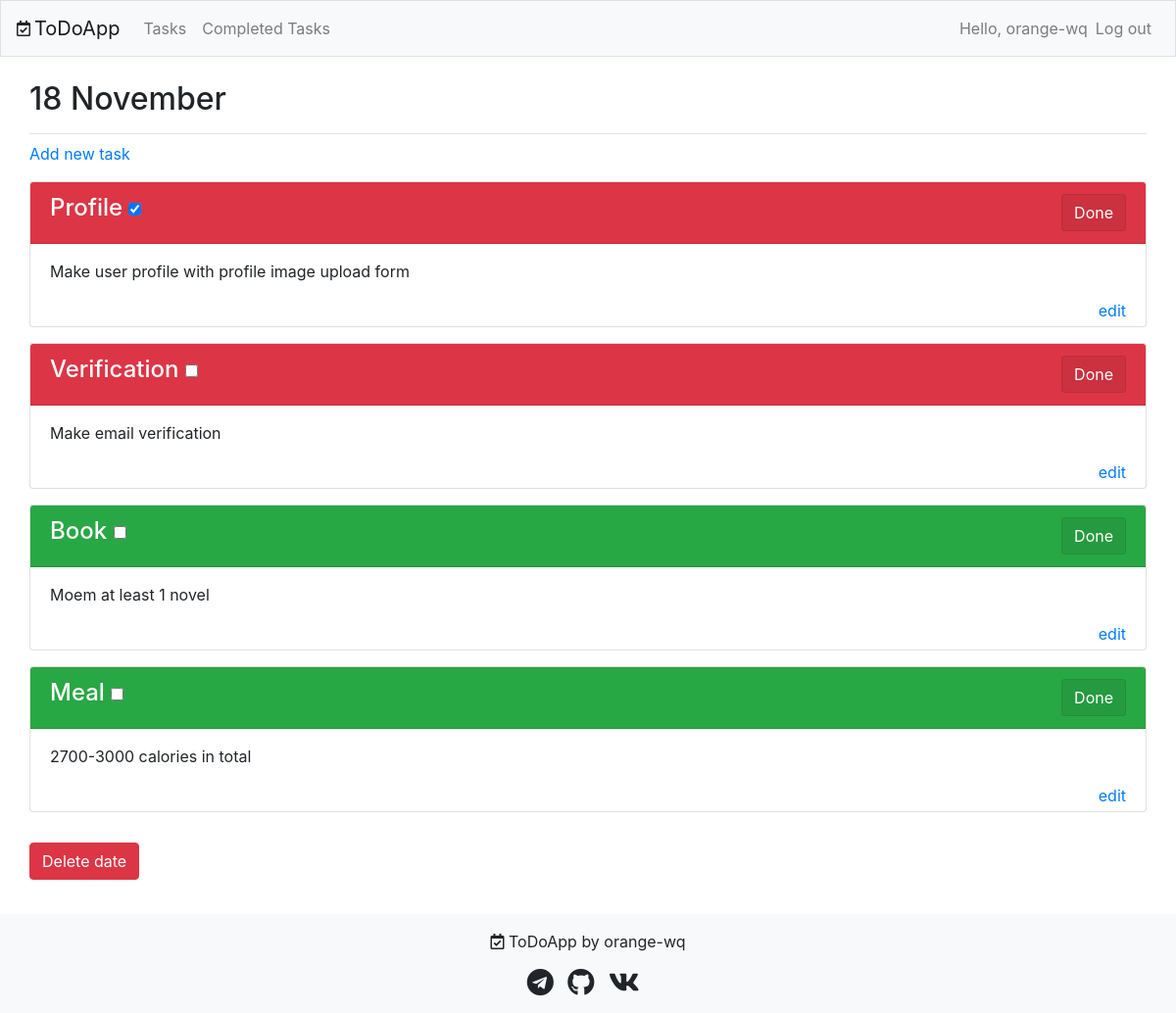
Page /date/2/ (signed in) on the committed database.
### users/models.py (models this page shows, shortened)
class CustomUser(AbstractBaseUser, PermissionsMixin):
    email = models.EmailField(unique=True)
    username = models.CharField(max_length=30, unique=True)
    is_active = models.BooleanField(default=True)
    is_staff = models.BooleanField(default=False)
    objects = CustomUserManager()
    USERNAME_FIELD = 'email'
    REQUIRED_FIELDS = ['username']

### todoapp/models.py (models this page shows, shortened)
class Date(models.Model):
    title = models.DateField()
    date_added = models.DateTimeField(auto_now_add=True)
    owner = models.ForeignKey(settings.AUTH_USER_MODEL, on_delete=models.CASCADE)

class Entry(models.Model):
    PRIORITY_CHOICES = [
        ('High', 'High'),
        ('Medium', 'Medium'),
        ('Low', 'Low'),
    ]
    date = models.ForeignKey(Date, on_delete=models.CASCADE)
    title = models.CharField(max_length=200)
    description = models.TextField()
    is_done = models.BooleanField(default=False)
    priority = models.CharField(max_length=10, choices=PRIORITY_CHOICES, default='medium')
    image = models.ImageField(upload_to='images/', blank=True, null=True)
    date_added = models.DateTimeField(auto_now=True)
    start_time = models.TimeField(default=time(0, 00))
    end_time = models.TimeField(default=time(0, 00))
    class Meta:
        verbose_name_plural = 'Entries'

### todoapp/views.py (the view)
# urls.py: path('date/<int:date_id>/', date, name='date'),
@login_required
def date(request, date_id):
    date = Date.objects.get(id=date_id)
    check_date_owner(date, request)
    entries = date.entry_set.order_by(
        Case(
            When(priority='High', then=Value(1)),
            When(priority='Medium', then=Value(2)),
            When(priority='Low', then=Value(3)),
            default=Value(2),
            output_field=IntegerField()
        )
    )
    context = {'date': date, 'entries': entries}
    return render(request, 'todoapp/date.html', context)

### todoapp/views.py (called while the page is built)
def check_date_owner(date, request):
    if date.owner != request.user:
        raise Http404

### todoapp/templates/todoapp/date.html (shortened to what this page needs)
{% extends "todoapp/base.html" %}
{% block page_header %}
<h2>{{ date.title|date:"d F" }}</h2>
{% endblock page_header %}
{% block content %}
<p>
  <a href="{% url 'todoapp:new_entry' date.id %}">Add new task</a>
</p>
{% for entry in entries %}
  <form action="{% url 'todoapp:update_entry' entry.id %}" method="post">
    <div class="card mb-3">
      <div class="card-header d-flex justify-content-between align-items-center
          {% if entry.priority == 'High' %}
              bg-danger text-white
          {% elif entry.priority == 'Medium' %}
              bg-warning text-white
          {% elif entry.priority == 'Low' %}
              bg-success text-white
          {% endif %}">
        <div class="d-flex justify-content-between w-100">
          <h4 class="mb-0">{{ entry.title }}
            <input class="my_checkbox" type="checkbox" name="is_done" value="True" {% if entry.is_done %} checked {% endif %} readonly>
          </h4>
          <a href="{% url 'todoapp:upload_image' entry.id %}" class="btn btn-primary ml-3 btn-done">Done</a>
        </div>
      </div>
      <div class="card-body pt-0 pb-1">
        <p>
          {{ entry.description|linebreaks }}
        </p>
        <div class="text-right">
          <a href="{% url 'todoapp:edit_entry' entry.id %}" class="edit-link">edit</a>
        </div>
      </div>
    </div>
  </form>
{% empty %}
<p>There are no tasks for this date yet.</p>
{% endfor %}
<button type="button" class="btn btn-danger btn-delete" data-toggle="modal" data-target="#deleteDateModal">
  Delete date
</button>
{% endblock content %}

### todoapp/templates/todoapp/base.html (shortened to what this page needs)
{% load bootstrap4 %}
{% load static %}
<!doctype html>
<html lang="en" class="h-100">
<head>
    {% bootstrap_css %}
    <link rel="stylesheet" href="{% static 'css/style.css' %}">
    <link rel="stylesheet" href="https://use.fontawesome.com/releases/v5.8.2/css/all.css">
</head>
<body class="d-flex flex-column h-100" >
    <div class="wrapper">
    <nav class="navbar navbar-expand-md navbar-light bg-light mb-4 border">
        <i class="far fa-calendar-check mr-1"></i>
        <a class="navbar-brand" href="{% url 'todoapp:index' %}">ToDoApp</a>
     <div class="collapse navbar-collapse" id="navbarCollapse">
         <ul class="navbar-nav mr-auto">
             <li class="nav-item">
                 <a class="nav-link" href="{% url 'todoapp:dates' %}">Tasks</a>
             </li>
             <li class="nav-item">
                 <a class="nav-link" href="{% url 'todoapp:completed_dates' %}">Completed Tasks</a>
             </li>
         </ul>
         <ul class="navbar-nav ml-auto">
             {% if user.is_authenticated %}
               <li class="nav-item">
                   <span class="navbar-text">Hello,
                       <a class="username" href="{% url 'users:profile' %}">{{ user.username }}</a></span>
               </li>
               <li class="nav-item">
                   <a class="nav-link" href="{% url 'users:logout' %}">Log out</a>
               </li>
             {% endif %}
         </ul>
     </div>
    </nav>
<main role="main" class="container">
    <div class="pb-2 mb-2 border-bottom">
        {% block page_header %}{% endblock page_header %}
    </div>
    <div>
        {% block content %}{% endblock content %}
    </div>
</main>
<div class="bg-light footer text-center #212529 py-30">
  <div class="container">
  <div class="text-center p-3">
      <i class="far fa-calendar-check"></i>
      ToDoApp by orange-wq
  </div>
    <section>
        <div class="social-icons">
            <a href="https://t.me/userincorp">
                <i class="fab fa-telegram" style="font-size: 28px; color: #212529;"></i>
            </a>
            <a href="https://github.com/orange-wq">
                <i class="fab fa-github" style="font-size: 28px; color: #212529;"></i>
            </a>
            <a href="https://vk.com/tsengel.bator">
                <i class="fab fa-vk" style="font-size: 28px; color: #212529;"></i>
            </a>
        </div>
    </section>
  </div>
</div>
</body>
</html>

### static/css/style.css (style rules this page uses)
html, body { position: relative; height: 100%; }
.wrapper { min-height: 100%; display: flex; flex-direction: column; }
main { flex: 1 1 auto; }
.container { padding: 0 0 15px; }
.social-icons i { margin-right: 10px; }
input[type="checkbox"][readonly] { pointer-events: none; opacity: 1; }
.btn-done { color: #fff; background-color: rgba(0,0,0,.075); border-color: rgba(0,0,0,.075); }
.btn-delete { margin-top: 15px; margin-bottom: 20px; }
.navbar-light .navbar-text a { color: rgb(0 0 0 / 50%); }

### todoapp/templates/todoapp/base.html (style rules this page uses)
a { text-decoration: none; }

### rows in the picture
CustomUser: username "orange-wq"
Date: title "18 November"
Entry: title "Profile", is_done "☑", description "Make user profile with profile image upload form"
Entry: title "Verification", description "Make email verification"
Entry: title "Book", description "Moem at least 1 novel"
Entry: title "Meal", description "2700-3000 calories in total"
